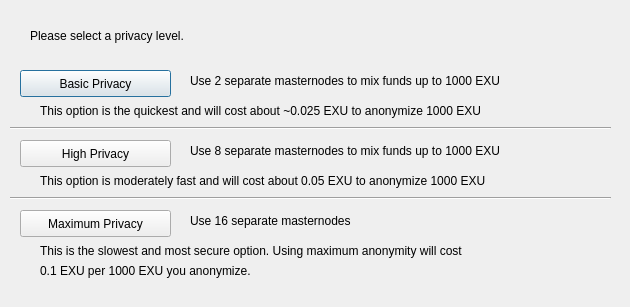
<?xml version="1.0" encoding="UTF-8"?>
<ui version="4.0">
 <class>DarksendConfig</class>
 <widget class="QDialog" name="DarksendConfig">
  <property name="geometry">
   <rect>
    <x>0</x>
    <y>0</y>
    <width>630</width>
    <height>307</height>
   </rect>
  </property>
  <property name="windowTitle">
   <string>Configure PrivateSend</string>
  </property>
  <widget class="QPushButton" name="buttonBasic">
   <property name="geometry">
    <rect>
     <x>20</x>
     <y>70</y>
     <width>151</width>
     <height>27</height>
    </rect>
   </property>
   <property name="text">
    <string>Basic Privacy</string>
   </property>
  </widget>
  <widget class="QPushButton" name="buttonHigh">
   <property name="geometry">
    <rect>
     <x>20</x>
     <y>140</y>
     <width>151</width>
     <height>27</height>
    </rect>
   </property>
   <property name="text">
    <string>High Privacy</string>
   </property>
  </widget>
  <widget class="QPushButton" name="buttonMax">
   <property name="geometry">
    <rect>
     <x>20</x>
     <y>210</y>
     <width>151</width>
     <height>27</height>
    </rect>
   </property>
   <property name="text">
    <string>Maximum Privacy</string>
   </property>
  </widget>
  <widget class="QLabel" name="label">
   <property name="geometry">
    <rect>
     <x>30</x>
     <y>20</y>
     <width>571</width>
     <height>31</height>
    </rect>
   </property>
   <property name="text">
    <string>Please select a privacy level.</string>
   </property>
  </widget>
  <widget class="QLabel" name="label_2">
   <property name="geometry">
    <rect>
     <x>190</x>
     <y>70</y>
     <width>421</width>
     <height>21</height>
    </rect>
   </property>
   <property name="text">
    <string>Use 2 separate masternodes to mix funds up to 1000 EXU</string>
   </property>
  </widget>
  <widget class="QLabel" name="label_3">
   <property name="geometry">
    <rect>
     <x>190</x>
     <y>140</y>
     <width>411</width>
     <height>21</height>
    </rect>
   </property>
   <property name="text">
    <string>Use 8 separate masternodes to mix funds up to 1000 EXU</string>
   </property>
  </widget>
  <widget class="QLabel" name="label_4">
   <property name="geometry">
    <rect>
     <x>190</x>
     <y>210</y>
     <width>421</width>
     <height>21</height>
    </rect>
   </property>
   <property name="text">
    <string>Use 16 separate masternodes</string>
   </property>
  </widget>
  <widget class="QLabel" name="label_6">
   <property name="geometry">
    <rect>
     <x>40</x>
     <y>100</y>
     <width>561</width>
     <height>21</height>
    </rect>
   </property>
   <property name="text">
    <string>This option is the quickest and will cost about ~0.025 EXU to anonymize 1000 EXU</string>
   </property>
  </widget>
  <widget class="QLabel" name="label_7">
   <property name="geometry">
    <rect>
     <x>40</x>
     <y>170</y>
     <width>561</width>
     <height>21</height>
    </rect>
   </property>
   <property name="text">
    <string>This option is moderately fast and will cost about 0.05 EXU to anonymize 1000 EXU</string>
   </property>
  </widget>
  <widget class="QLabel" name="label_8">
   <property name="geometry">
    <rect>
     <x>40</x>
     <y>240</y>
     <width>561</width>
     <height>21</height>
    </rect>
   </property>
   <property name="text">
    <string>This is the slowest and most secure option. Using maximum anonymity will cost</string>
   </property>
  </widget>
  <widget class="QLabel" name="label_9">
   <property name="geometry">
    <rect>
     <x>40</x>
     <y>260</y>
     <width>561</width>
     <height>21</height>
    </rect>
   </property>
   <property name="text">
    <string>0.1 EXU per 1000 EXU you anonymize.</string>
   </property>
  </widget>
  <widget class="Line" name="line">
   <property name="geometry">
    <rect>
     <x>10</x>
     <y>120</y>
     <width>601</width>
     <height>16</height>
    </rect>
   </property>
   <property name="orientation">
    <enum>Qt::Horizontal</enum>
   </property>
  </widget>
  <widget class="Line" name="line_2">
   <property name="geometry">
    <rect>
     <x>10</x>
     <y>190</y>
     <width>601</width>
     <height>16</height>
    </rect>
   </property>
   <property name="orientation">
    <enum>Qt::Horizontal</enum>
   </property>
  </widget>
 </widget>
 <resources/>
 <connections/>
</ui>
